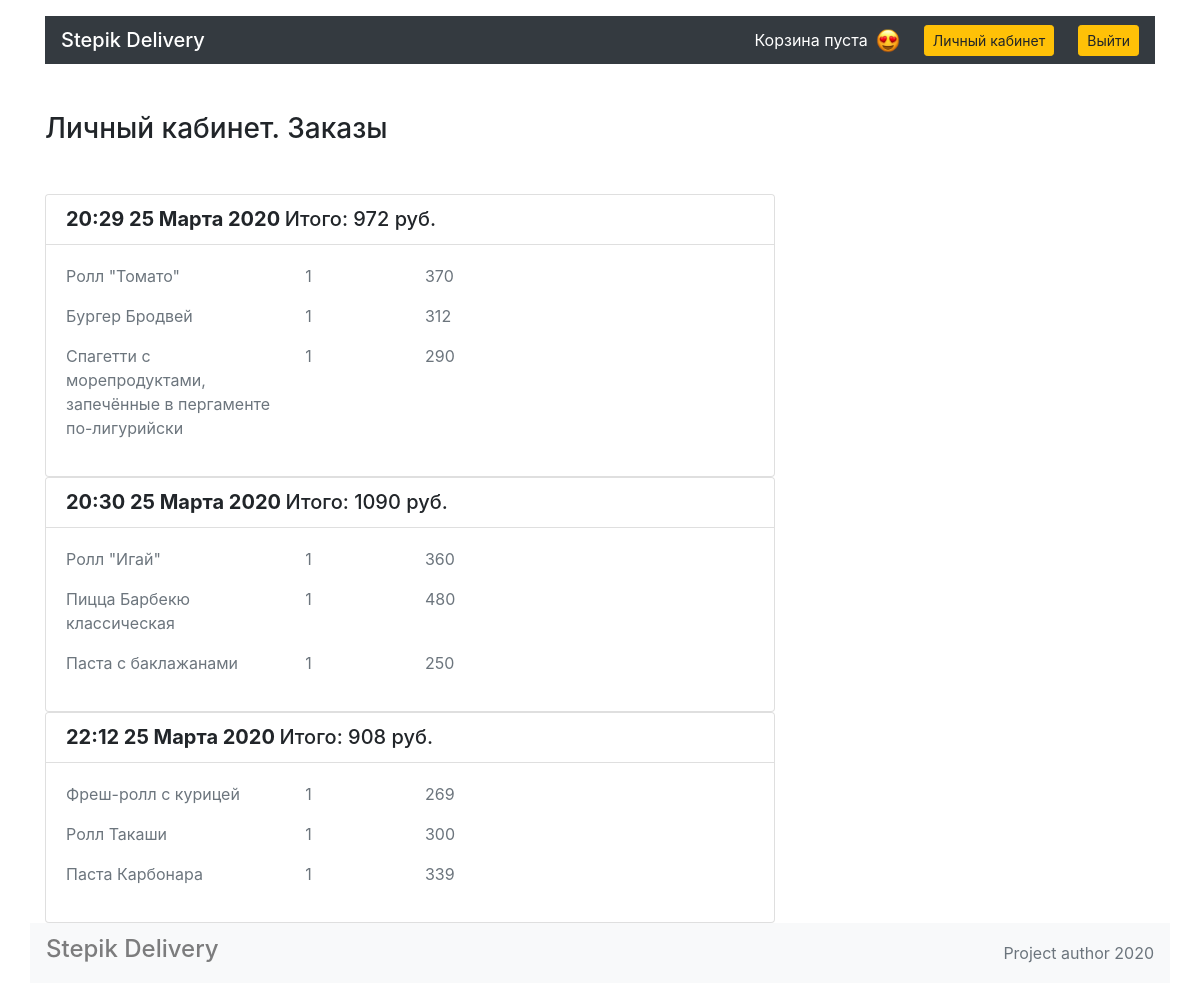
The page /account/ (signed in) on the database its author committed.
### models.py (models this page shows)
class Meal(db.Model):
    __tablename__ = 'meals'
    id = db.Column(db.Integer, primary_key=True)
    title = db.Column(db.String(50), nullable=False)
    price = db.Column(db.Integer, nullable=False)
    description = db.Column(db.String(500), nullable=False)
    picture = db.Column(db.String(50), nullable=False)
    category_id = db.Column(db.Integer, db.ForeignKey('categories.id'))
    category = db.relationship('Category', back_populates='meals')
    orders = db.relationship(
        'Order', secondary=orders_meals_association, back_populates='meals')

### app.py (the view)
@app.route('/account/')
def render_account():
    cart = session.get('cart', [])
    total_price = session.get('total_price')
    user_cart = {'meals_numb': len(cart),
                'total_price': total_price}
    months = {'01': 'Января',
            '02': 'Февраля',
            '03': 'Марта',
            '04': 'Апреля',
            '05': 'Мая',
            '06': 'Июня',
            '07': 'Июля',
            '08': 'Августа',
            '09': 'Сентября',
            '10': 'Октября',
            '11': 'Ноября',
            '12': 'Декабря'}
    user_orders = {}
    order_price = {}
    orders = Order.query.filter_by(user_id=session['user']['id']).all()
    for order in orders:
        date = []
        for time in order.date.split('-'): date.append(time)
        date[1] = months[date[1]]
        date = " ".join(date[::-1])
        user_orders[date] = []
        order_price[date] = 0
        for meal in order.meals:
            meal_dict = {meal.title: meal.price}
            order_price[date] += int(meal.price)
            user_orders[date].append(meal_dict)
    return render_template('account.html',
                            cart=user_cart,
                            orders=user_orders,
                            total_price=order_price,
                            user_access=session.get('is_auth'))

### templates/account.html
{% extends 'base.html' %} {% block container %}
<main class="container">
    <section class="row">
        <div class="col-12 col-lg-8">
            <h1 class="h3 my-5">Личный кабинет. Заказы</h1>
            {% for order_date in orders %}
            <div class="card">
                <ul class="list-group list-group-flush">
                    <li class="list-group-item">
                        <div class="row">
                            <div class="col-7 col-lg-9">
                                <span class="h5 font-weight-bold">{{order_date}}</span>
                                <span class="h5"> Итого: {{total_price[order_date]}} руб. </span>
                            </div>
                        </div>
                    </li>
                    <div class="card-body">
                        <div class="row">
                            {% for meal in orders[order_date] %} {% for key, value in meal.items() %}
                            <p class="col-4 text-muted"> {{key}} </p>
                            <p class="col-2 text-muted"> 1</p>
                            <p class="col-6 text-muted"> {{value}} </p>
                            {% endfor %} {% endfor %}
                        </div>
                    </div>
                </ul>
            </div>
            {% endfor %}
        </div>
    </section>
</main>
{% endblock %}

### templates/base.html (style rules this page uses)
html { position: relative; min-height: 100%; }
body { margin-bottom: 60px; }

### rows shown on the page
Meal: title "Ролл \"Томато\"", price "370"
Meal: title "Бургер Бродвей", price "312"
Meal: title "Спагетти с морепродуктами, запечённые в пергаменте по-лигурийски", price "290"
Meal: title "Ролл \"Игай\"", price "360"
Meal: title "Пицца Барбекю классическая", price "480"
Meal: title "Паста с баклажанами", price "250"
Meal: title "Фреш-ролл с курицей", price "269"
Meal: title "Ролл Такаши", price "300"
Meal: title "Паста Карбонара", price "339"

### other values the page prints
{{ order_date }} "20:29 25 Марта 2020" "20:30 25 Марта 2020" "22:12 25 Марта 2020"
{{ total_price[order_date] }} "972" "1090" "908"
